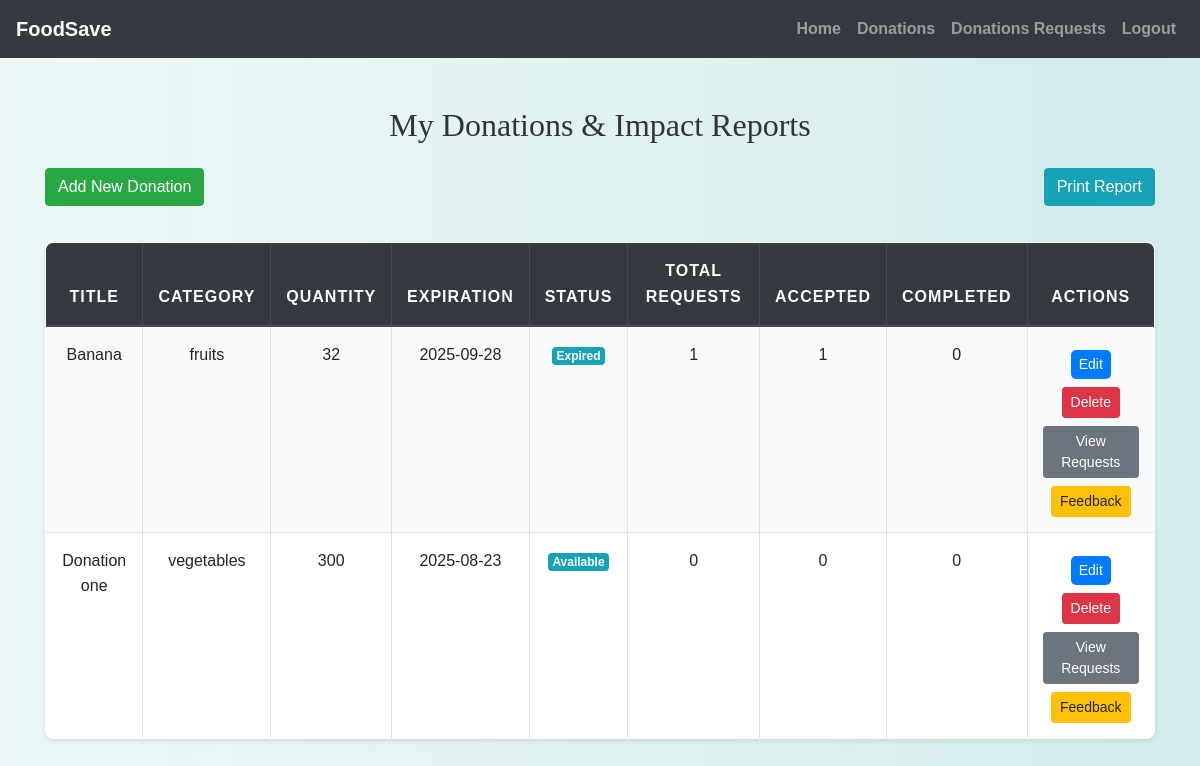
/donor/view_donations.php (signed in), run on the app's committed database.
### tables this page shows
CREATE TABLE `food_donations` (
  `donation_id` int(11) NOT NULL,
  `donor_id` int(11) NOT NULL,
  `title` varchar(200) NOT NULL,
  `description` text DEFAULT NULL,
  `category` enum('fruits','vegetables','meals','bakery','dairy','other') NOT NULL,
  `quantity` varchar(100) DEFAULT NULL,
  `expiration_date` date NOT NULL,
  `status` enum('available','requested','accepted','collected','expired') DEFAULT 'available',
  `created_at` timestamp NOT NULL DEFAULT current_timestamp(),
  `updated_at` timestamp NOT NULL DEFAULT current_timestamp() ON UPDATE current_timestamp(),
  `latitude` varchar(50) NOT NULL,
  `longitude` varchar(50) NOT NULL
);

### donor/view_donations.php (the view, shortened to what this page needs)
<?php
include('../config.php');
$donor_id = $_SESSION["id"];
$sql = "
    SELECT fd.*,
        (SELECT COUNT(*) FROM donation_requests dr WHERE dr.food_id = fd.donation_id) AS total_requests,
        (SELECT COUNT(*) FROM donation_requests dr WHERE dr.food_id = fd.donation_id AND dr.status='accepted') AS accepted_requests,
        (SELECT COUNT(*) FROM donation_requests dr WHERE dr.food_id = fd.donation_id AND dr.status='completed') AS completed_requests
    FROM food_donations fd
    WHERE fd.donor_id = ?
    ORDER BY fd.created_at DESC
";
$stmt = $conn->prepare($sql);
$stmt->bind_param("i", $donor_id);
$stmt->execute();
$result = $stmt->get_result();
?>
<!DOCTYPE html>
<html>
<head>
    <link rel="stylesheet" href="https://maxcdn.bootstrapcdn.com/bootstrap/4.5.2/css/bootstrap.min.css">
    <link rel="stylesheet" href="../css/style.css" />
</head>
<body>
<?php include('navbar.php'); ?>
<div class="container mt-5">
    <h2 class="mb-4">My Donations & Impact Reports</h2>
    <a href="add_donation.php" class="btn btn-success mb-3">Add New Donation</a>
    <button onclick="window.print()" class="btn btn-info float-right mb-4">Print Report</button>
    <?php if ($result->num_rows > 0): ?>
        <table class="table table-bordered table-hover">
            <thead class="thead-dark">
                <tr>
                    <th>Title</th>
                    <th>Category</th>
                    <th>Quantity</th>
                    <th>Expiration</th>
                    <th>Status</th>
                    <th>Total Requests</th>
                    <th>Accepted</th>
                    <th>Completed</th>
                    <th>Actions</th>
                </tr>
            </thead>
            <tbody>
            <?php while($row = $result->fetch_assoc()): ?>
                <tr>
                    <td><?= htmlspecialchars($row['title']); ?></td>
                    <td><?= htmlspecialchars($row['category']); ?></td>
                    <td><?= htmlspecialchars($row['quantity']); ?></td>
                    <td><?= $row['expiration_date']; ?></td>
                    <td><span class="badge badge-info"><?= ucfirst($row['status']); ?></span></td>
                    <td><?= $row['total_requests']; ?></td>
                    <td><?= $row['accepted_requests']; ?></td>
                    <td><?= $row['completed_requests']; ?></td>
                    <td>
                        <a href="edit_donation.php?id=<?= $row['donation_id']; ?>" class="mt-2 btn btn-sm btn-primary">Edit</a>
                        <a href="view_donations.php?delete=<?= $row['donation_id']; ?>"
                           class="mt-2 btn btn-sm btn-danger"
                           onclick="return confirm('Delete this donation?')">Delete</a>
                        <a href="donor_requests.php?donation_id=<?= $row['donation_id']; ?>"
                           class="mt-2 btn btn-sm btn-secondary">View Requests</a>
                        <a href="view_feedback.php?donation_id=<?= $row['donation_id']; ?>"
                           class="mt-2 btn btn-sm btn-warning">Feedback</a>
                    </td>
                </tr>
            <?php endwhile; ?>
            </tbody>
        </table>
    <?php else: ?>
        <div class="alert alert-info">You haven’t made any donations yet.</div>
    <?php endif; ?>
</div>
</body>
</html>

### css/style.css (style rules this page uses)
body { background: linear-gradient(90deg, rgba(233, 246, 246, 0.831), rgba(207, 233, 233, 0.9)); font-family: 'Arial', sans-serif; color: #333; line-height: 1.6; }
h1, h2, h3, h4 { text-align: center; margin-top: 30px; margin-bottom: 30px; font-family: 'Georgia', serif; }
.container { margin-bottom: 40px; }
.table { width: 100%; border-collapse: collapse; margin-top: 20px; font-size: 16px; background-color: #ffffff; border-radius: 8px; overflow: hidden; box-shadow: 0 2px 4px rgba(0, 0, 0, 0.1); }
.table th, .table td { padding: 15px; border: 1px solid #dee2e6; text-align: center; }
.table thead th { background-color: #004d4d; color: white; font-weight: bold; text-transform: uppercase; letter-spacing: 1px; }
.table tbody tr:nth-child(odd) { background-color: #f8f9fa; }
.btn-primary { color: #fff; border: none; border-radius: 5px; cursor: pointer; transition: background-color 0.3s ease; }
a { color: #006666; text-decoration: none; font-weight: bold; }

### data on the page
food_donations: title "Banana", category "fruits", quantity "32", expiration_date "2025-09-28", status "Expired", total_requests "1", accepted_requests "1", completed_requests "0"
food_donations: title "Donation one", category "vegetables", quantity "300", expiration_date "2025-08-23", status "Available", total_requests "0", accepted_requests "0", completed_requests "0"
